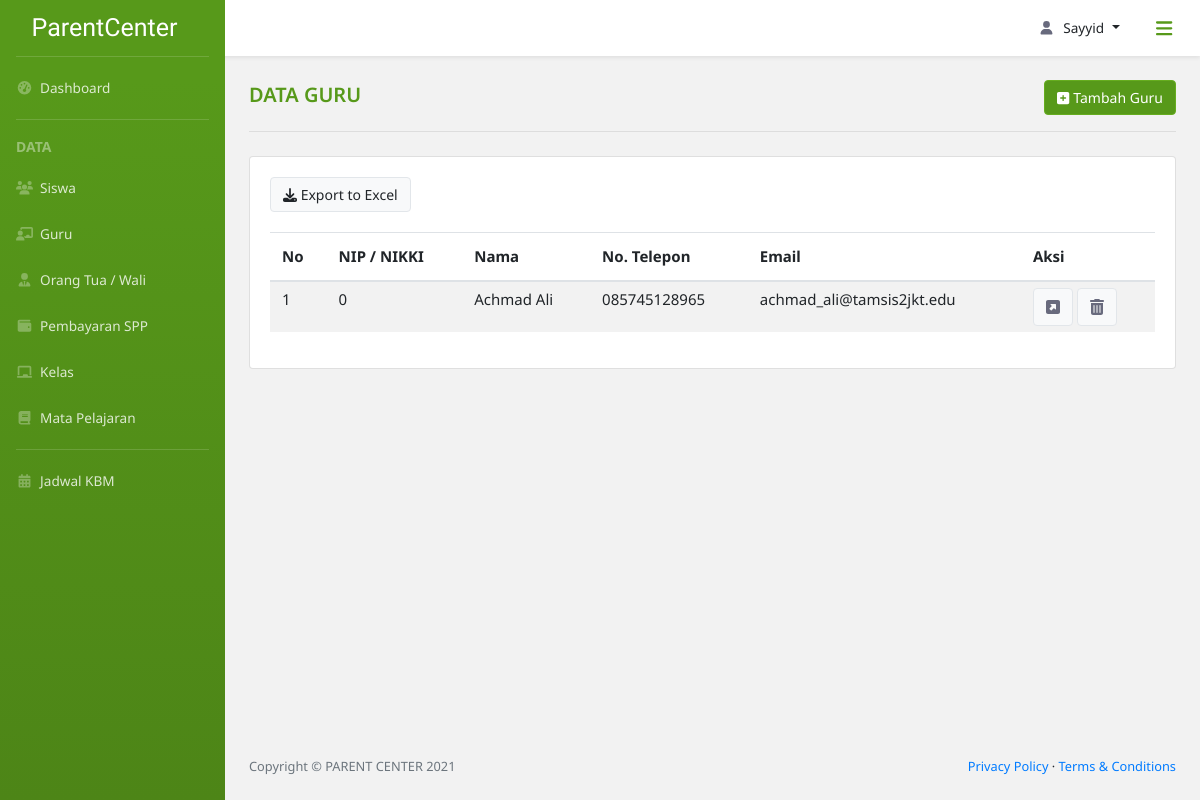
/data_guru/ (signed in), run on an earlier commit of the app's database.
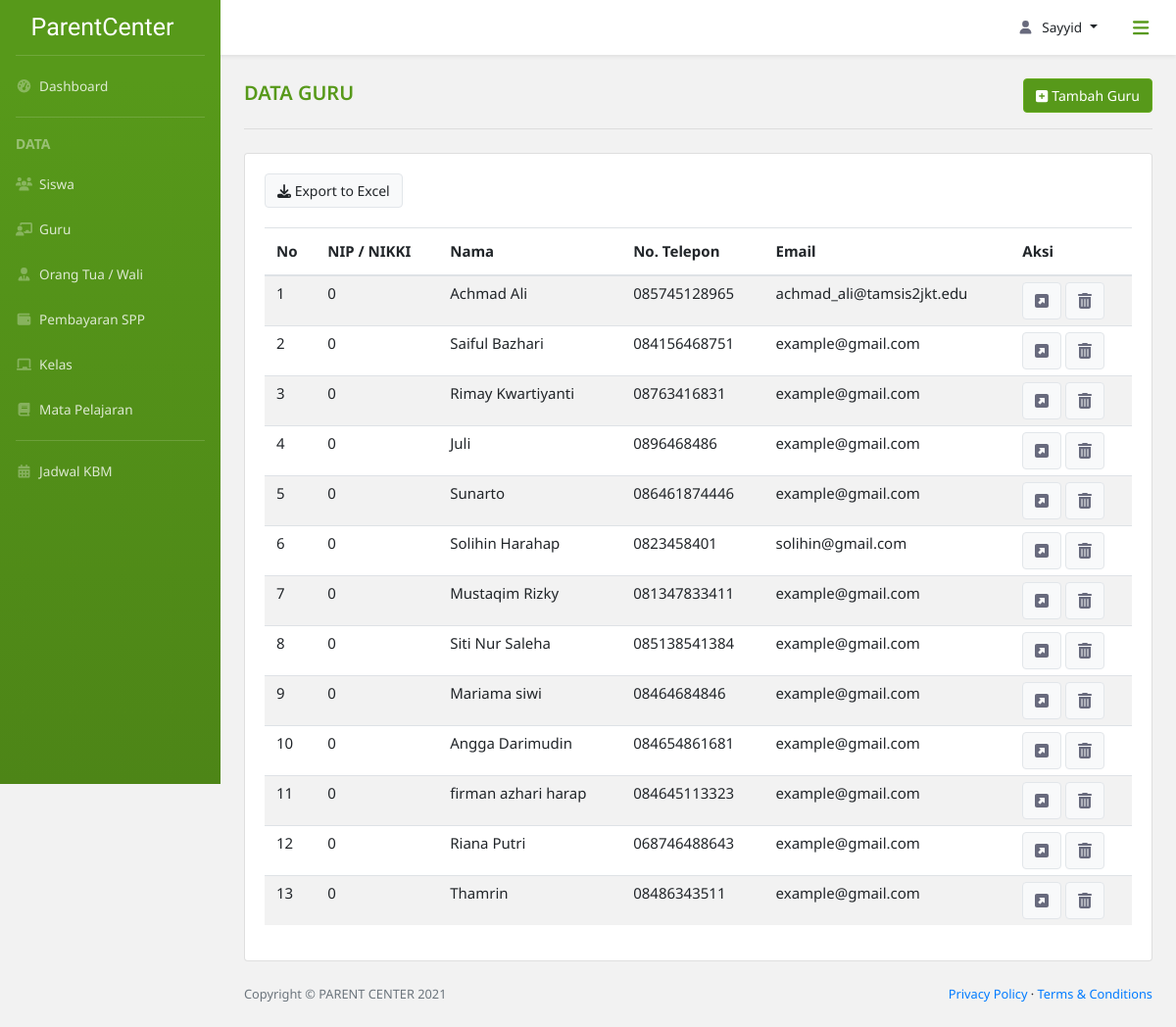
And on a later commit of the database.
### parent_center_app/models.py (models this page shows, shortened)
class Guru(models.Model):
    id_guru = models.CharField(max_length=30,
                               primary_key=True,
                               unique=True,
                               default=custom_guru,
                               editable=False)
    nama = models.CharField(max_length=50)
    email = models.EmailField(default="example@gmail.com")
    no_tlp = models.CharField(max_length=12)
    no_induk = models.CharField(max_length=20)
    alamat = models.TextField(null=True)
    class jns_kelamin(models.TextChoices):
        P = 'Perempuan'
        L = 'Laki-Laki'
    jns_kelamin = models.CharField(max_length=10,
                                   choices=jns_kelamin.choices,
                                   default=jns_kelamin.L)
    id_user = models.OneToOneField(Extend_User, null=True, on_delete=models.SET_NULL)

### parent_center_app/views.py (the view)
# urls.py: path('data_guru/', views.dataGuru, name='data guru'),
@login_required(login_url='login')
def dataGuru(request):
    if level_permission(request, ['Admin']) is False:
        return redirect(level_login(request))
    else:
        gurus = Guru.objects.all()
        context = {
            'title': 'Data Guru',
            'Gurus': gurus,
        }
        return render(request,
                      'parent_center_app/data_guru.html',
                      context)

### parent_center_app/views.py (called while the page is built)
def level_permission(current_user, level: list) -> bool:
    if current_user.user.extend_user.user_level in level:
        return True
    else:
        return False

### parent_center_app/templates/parent_center_app/data_guru.html (shortened to what this page needs)
{% extends 'parent_center_app/base.html' %}
{% block breadcrumb %}
<div class="row d-flex pt-4 div-tambah">
    <div class="col-lg-7 col-sm-6">
        <div class="div-title">
            <span class="title-content">{{title}}</span>
        </div>
    </div>
    <div class="col-lg-5 col-sm-6 align-self-center text-right">
        <a class="btn btn-light btn-tambah" href="/tambah_guru"><i class="fas fa-plus-square"></i> Tambah Guru</a>
    </div>
</div>
<hr class="dropdown-divider hr-title mb-4 mx-4 mt-3">
{% endblock breadcrumb %}
{% block content %}
    <div class="row">
        <div class="col-lg-12">
            <div class="card">
                <div class="card-body card-dashboard">
                    <div class="row mx-0">
                        <div class="col-lg-12 px-0 div-sort">
                            <button class="btn btn-light"><i class="fas fa-download"></i> Export to Excel</button>
                        </div>
                    </div>
                    <div class="table-responsive table-siswa">
                        <table class="table table table-striped table-siswa" id="table-custom">
                            <thead>
                                <tr>
                                    <th scope="col">No</th>
                                    <th scope="col">NIP / NIKKI</th>
                                    <th scope="col">Nama</th>
                                    <th scope="col">No. Telepon</th>
                                    <th scope="col">Email</th>
                                    <th scope="col">Aksi</th>
                                </tr>
                            </thead>
                            <tbody>
                                {% for guru in Gurus %}
                                <tr>
                                    <td>{{forloop.counter}}</td>
                                    <td>{{guru.no_induk}}</td>
                                    <td>{{guru.nama}}</td>
                                    <td>{{guru.no_tlp}}</td>
                                    <td>{{guru.email}}</td>
                                    <td>
                                        <a class="btn btn-light" href="/detail_guru"><i class="fas fa-external-link-square-alt"></i></a>
                                        <button class="btn btn-light" type="button" data-toggle="modal" data-target="#modal_hapus"><i class="fas fa-trash-alt"></i></button>
                                    </td>
                                </tr>
                                {% endfor %}
                            </tbody>
                        </table>
                    </div>
                </div>
            </div>
        </div>
    </div>
{% endblock content %}

### parent_center_app/templates/parent_center_app/base.html (shortened to what this page needs)
{% load static %}
<!DOCTYPE html>
<html lang="en">
    <head>
        <link href="{% static 'parent_center_app/assets/css/bootstrap-toggle.min.css' %}" rel="stylesheet">
        <link href="{% static 'parent_center_app/assets/css/style-custom.css' %}" rel="stylesheet" />
        <link href="{% static 'parent_center_app/assets/css/styles.css' %}" rel="stylesheet" />
        <link rel="stylesheet" type="text/css" href="{% static 'parent_center_app/assets/css/dataTables.bootstrap4.min.css' %}"/>
        <link href="{% static 'parent_center_app/vendor/fontawesome-free/css/all.min.css' %}" rel="stylesheet" type="text/css">
        <link href="//cdn.jsdelivr.net/npm/select2@4.1.0-rc.0/dist/css/select2.min.css" rel="stylesheet" />
    </head>
    <body class="sb-nav-fixed">
        <nav class="sb-topnav navbar navbar-expand navbar-dark bg-putih shadow-sm">
            <button class="btn btn-link btn-sm order-1 rounded-circle" id="sidebarToggle" href="#"><i class="fas fa-bars fa-lg"></i></button>
            <ul class="navbar-nav ml-auto md-0 mr-2">
                <li class="nav-item dropdown">
                    <a class="nav-link dropdown-toggle" id="userDropdown" href="#" role="button" data-toggle="dropdown" aria-haspopup="true" aria-expanded="false"><i class="fas fa-user fa-fw"></i>{{ request.user }}</a>
                </li>
            </ul>
        </nav>
        <div id="layoutSidenav">
            <div id="layoutSidenav_nav">
                <nav class="sb-sidenav accordion bg-green" id="sidenavAccordion">
                    <div class="sb-sidenav-menu">
                        <div class="nav">
                            <a class="navbar-brand d-flex align-self-center align-items-center" href="/dashboard_admin">
                                ParentCenter
                            </a>
                            <div class="dropdown-divider mx-3 mt-0"></div>
                            <a class="nav-link" href="/dashboard_admin">
                                <i class="fas fa-fw fa-tachometer-alt"></i>&nbsp;
                                Dashboard
                            </a>
                            <div class="dropdown-divider mx-3"></div>
                            <div class="dropdown-header">
                                DATA
                            </div>
                            <a class="nav-link" href="/data_siswa">
                                <i class="fas fa-fw fa-users"></i>&nbsp;
                                Siswa
                            </a>
                            <a class="nav-link" href="/data_guru">
                                <i class="fas fa-fw fa-chalkboard-teacher"></i>&nbsp;
                                Guru
                            </a>
                            <a class="nav-link" href="/data_orangtua">
                                <i class="fas fa-fw fa-user-tie"></i>&nbsp;
                                Orang Tua / Wali
                            </a>
                            <a class="nav-link" href="/cari_spp">
                                <i class="fas fa-fw fa-wallet"></i>&nbsp;
                                Pembayaran SPP
                            </a>
                            <a class="nav-link" href="/data_kelas">
                                <i class="fas fa-fw fa-chalkboard"></i>&nbsp;
                                Kelas
                            </a>
                            <a class="nav-link" href="/data_mapel">
                                <i class="fas fa-fw fa-book"></i>&nbsp;
                                Mata Pelajaran
                            </a>
                            <div class="dropdown-divider mx-3"></div>
                            <a class="nav-link" href="/jadwal_kbm">
                                <i class="fas fa-fw fa-calendar-alt"></i>&nbsp;
                                Jadwal KBM
                            </a>
                        </div>
                    </div>
                </nav>
            </div>
            <div id="layoutSidenav_content">
                <main>
                    <div class="container-fluid px-0">
                        {% block breadcrumb %}
                        {% endblock breadcrumb %}
                        {% block content %}
                        {% endblock content %}
                    </div>
                </main>
                <footer class="py-4 bg-grey mt-auto">
                    <div class="container-fluid">
                        <div class="d-flex align-items-center justify-content-between small">
                            <div class="text-muted">Copyright &copy; PARENT CENTER 2021</div>
                            <div>
                                <a href="/privacy-policy">Privacy Policy</a>
                                &middot;
                                <a href="/terms-condition">Terms &amp; Conditions</a>
                            </div>
                        </div>
                    </div>
                </footer>
            </div>
        </div>
    </body>
</html>

### parent_center_app/static/parent_center_app/assets/css/style-custom.css (style rules this page uses)
* { font-family: 'Noto Sans', sans-serif; }
body { background-color: #f2f2f2!important; }
#userDropdown svg { margin-right: .5rem; }
#userDropdown { text-transform: capitalize; }
a#userDropdown.nav-link.dropdown-toggle::after { margin-left: .5rem!important; }
.bg-putih { background-color: #fff; }
.bg-green { background-color: #57991a; background-image: linear-gradient(180deg,#57991a 10%,#4d8517 100%); background-size: cover; }
.sb-sidenav-menu a.nav-link { color: rgba(255,255,255,.8)!important; }
.sb-sidenav-menu a.nav-link svg { color: rgba(255,255,255,.3)!important; }
.navbar-nav a, #ddUser .dropdown-item { color: #212529!important; }
.navbar-nav a svg, .card-dashboard svg { color: #686a7d!important; }
.sb-sidenav .dropdown-divider { border-color: rgba(255,255,255,.15); }
.sb-sidenav .dropdown-header { color: rgba(255,255,255,.4); }
#sidebarToggle { height: 2.5rem!important; width: 2.5rem!important; font-weight: 400!important; color: #57991a!important; }
.navbar-brand { height: 56px; color: #fff; font-family: 'Satisfy', cursive!important; font-size: 25px!important; }
.sb-nav-fixed .sb-topnav { z-index: 1038!important; }
.sb-nav-fixed #layoutSidenav #layoutSidenav_nav .sb-sidenav { padding-top: 0!important; }
.dropdown-header { padding-left: 1rem!important; font-weight: bold; }
.sb-sidenav-menu, .sb-topnav.navbar, #ddUser .dropdown-item { font-size: 13.6px; }
.nav-link { padding: 12.8px 16px!important; }
.title-content { font-size: 20px; font-weight: 600; color: #57991a; text-transform: uppercase; }
.hr-title { border-color: #ddd!important; border-width: 2px; }
.card-dashboard, #btn-jadwal, .dropdown-jadwal .dropdown-item { font-size: 15px!important; }
.card-dashboard .row { margin-bottom: 1.25rem; }
.container-fluid .row { margin-left: .75rem; margin-right: .75rem; }
.table-siswa tbody tr td { padding: 6px 12px; }
.btn-tambah.btn-light { background-color: #57991a!important; border-color: #66ad1f!important; font-size: 14px!important; color: #fff!important; }
.div-sort * { font-size: 14px!important; color: #212529; }
.btn-light { border: 1px solid #e2e6ea!important; }

What changed in the data, as far as the page shows it:
added Guru: no_induk "0", nama "Saiful Bazhari", no_tlp "084156468751", email "example@gmail.com"
added Guru: no_induk "0", nama "Rimay Kwartiyanti", no_tlp "08763416831", email "example@gmail.com"
added Guru: no_induk "0", nama "Juli", no_tlp "0896468486", email "example@gmail.com"
added Guru: no_induk "0", nama "Sunarto", no_tlp "086461874446", email "example@gmail.com"
added Guru: no_induk "0", nama "Solihin Harahap", no_tlp "0823458401", email "solihin@gmail.com"
added Guru: no_induk "0", nama "Mustaqim Rizky", no_tlp "081347833411", email "example@gmail.com"
added Guru: no_induk "0", nama "Siti Nur Saleha", no_tlp "085138541384", email "example@gmail.com"
added Guru: no_induk "0", nama "Mariama siwi", no_tlp "08464684846", email "example@gmail.com"
added Guru: no_induk "0", nama "Angga Darimudin", no_tlp "084654861681", email "example@gmail.com"
added Guru: no_induk "0", nama "firman azhari harap", no_tlp "084645113323", email "example@gmail.com"
added Guru: no_induk "0", nama "Riana Putri", no_tlp "068746488643", email "example@gmail.com"
added Guru: no_induk "0", nama "Thamrin", no_tlp "08486343511", email "example@gmail.com"
